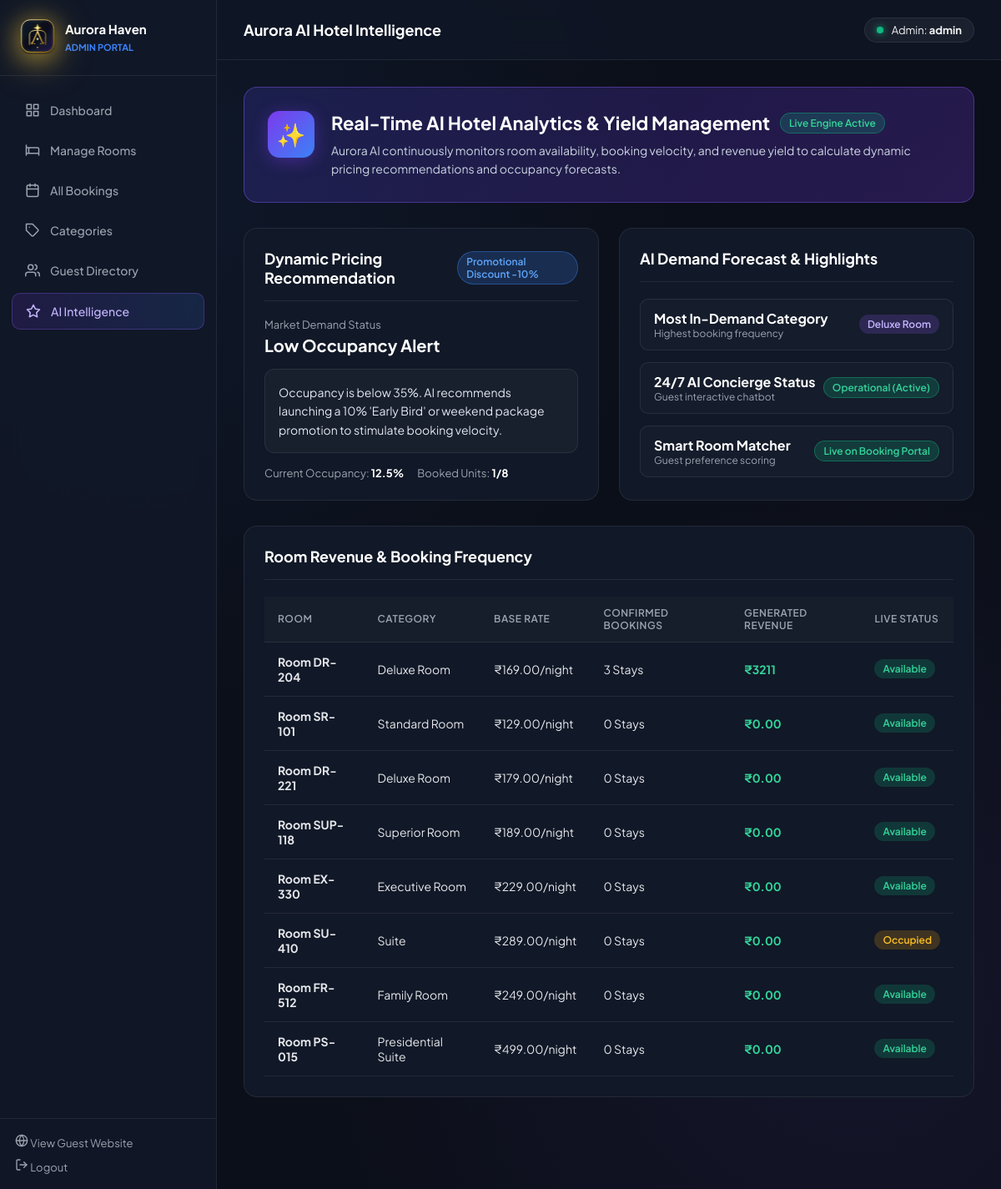
Screenshot of /portal/ai/ (signed in) with the database file from the repository.
### hotel/models.py (models this page shows, shortened)
class Category(models.Model):
    name = models.CharField(max_length=100, unique=True)

class Room(models.Model):
    room_number = models.CharField(max_length=20, unique=True)
    category = models.ForeignKey(Category, on_delete=models.CASCADE, related_name="rooms")
    price = models.DecimalField(max_digits=10, decimal_places=2)
    description = models.TextField()
    image = models.TextField(help_text="Use a URL or a data URI for demo room images.")
    availability = models.BooleanField(default=True)

### hotel/admin_views.py (the view)
# urls.py: path("portal/ai/", admin_views.admin_ai_view, name="admin_ai_view"),
@login_required(login_url="login")
@user_passes_test(staff_check, login_url="login")
def admin_ai_view(request):
    ai_insights = get_admin_ai_insights()
    room_performance = Room.objects.annotate(
        booking_count=Count("bookings"),
        revenue=Sum("bookings__total_price"),
    ).order_by("-booking_count")[:10]
    return render(
        request,
        "hotel/admin/ai_insights.html",
        {"ai_insights": ai_insights, "room_performance": room_performance},
    )

### hotel/admin_views.py (called while the page is built)
def staff_check(user):
    return user.is_authenticated and (user.is_staff or user.is_superuser)

### hotel/templates/hotel/admin/ai_insights.html (shortened to what this page needs)
{% extends 'hotel/admin/base_admin.html' %}
{% block page_title %}Aurora AI Hotel Intelligence{% endblock %}
{% block admin_content %}
<div style="background: linear-gradient(135deg, rgba(79, 70, 229, 0.2), rgba(124, 58, 237, 0.25)); border: 1px solid rgba(139, 92, 246, 0.4); border-radius: 16px; padding: 28px; margin-bottom: 30px;">
    <div style="display: flex; gap: 20px; align-items: flex-start; flex-wrap: wrap;">
        <div style="width: 56px; height: 56px; border-radius: 14px; background: linear-gradient(135deg, #7c3aed, #3b82f6); display: flex; align-items: center; justify-content: center; font-size: 28px; box-shadow: 0 4px 20px rgba(124, 58, 237, 0.4);">
            ✨
        </div>
        <div style="flex: 1; min-width: 280px;">
            <div style="display: flex; align-items: center; gap: 12px; margin-bottom: 8px;">
                <h2 style="margin: 0; font-size: 22px; color: #fff;">Real-Time AI Hotel Analytics & Yield Management</h2>
                <span class="status-badge" style="background: rgba(16, 185, 129, 0.2); color: #34d399; border: 1px solid rgba(16, 185, 129, 0.4);">Live Engine Active</span>
            </div>
            <p style="margin: 0; color: #cbd5e1; font-size: 14px; line-height: 1.6;">
                Aurora AI continuously monitors room availability, booking velocity, and revenue yield to calculate dynamic pricing recommendations and occupancy forecasts.
            </p>
        </div>
    </div>
</div>
<div style="display: grid; grid-template-columns: 1fr 1fr; gap: 24px; margin-bottom: 30px;">
    <div class="admin-panel" style="margin-bottom: 0;">
        <div class="panel-header">
            <h3>Dynamic Pricing Recommendation</h3>
            <span class="status-badge" style="background: rgba(59, 130, 246, 0.2); color: #60a5fa; border: 1px solid rgba(59, 130, 246, 0.4);">
                {{ ai_insights.pricing_action }}
            </span>
        </div>
        <div style="margin-bottom: 16px;">
            <div style="font-size: 13px; color: var(--admin-muted); margin-bottom: 4px;">Market Demand Status</div>
            <div style="font-size: 20px; font-weight: 700; color: #fff;">{{ ai_insights.pricing_status }}</div>
        </div>
        <div style="background: rgba(255, 255, 255, 0.03); border: 1px solid var(--admin-border); border-radius: 12px; padding: 16px; margin-bottom: 16px;">
            <p style="margin: 0; font-size: 14px; color: #e2e8f0; line-height: 1.6;">
                {{ ai_insights.pricing_advice }}
            </p>
        </div>
        <div style="display: flex; gap: 16px; font-size: 13px; color: var(--admin-muted);">
            <div>Current Occupancy: <strong style="color: #fff;">{{ ai_insights.occupancy_rate }}%</strong></div>
            <div>Booked Units: <strong style="color: #fff;">{{ ai_insights.booked_rooms }}/{{ ai_insights.available_rooms|add:ai_insights.booked_rooms }}</strong></div>
        </div>
    </div>
    <div class="admin-panel" style="margin-bottom: 0;">
        <div class="panel-header">
            <h3>AI Demand Forecast & Highlights</h3>
        </div>
        <div style="display: flex; flex-direction: column; gap: 14px;">
            <div style="display: flex; align-items: center; justify-content: space-between; padding: 12px 16px; background: rgba(255,255,255,0.02); border-radius: 10px; border: 1px solid var(--admin-border);">
                <div>
                    <strong style="color: #fff;">Most In-Demand Category</strong>
                    <div style="font-size: 12px; color: var(--admin-muted);">Highest booking frequency</div>
                </div>
                <span class="status-badge" style="background: rgba(139, 92, 246, 0.2); color: #c4b5fd;">{{ ai_insights.popular_category }}</span>
            </div>
            <div style="display: flex; align-items: center; justify-content: space-between; padding: 12px 16px; background: rgba(255,255,255,0.02); border-radius: 10px; border: 1px solid var(--admin-border);">
                <div>
                    <strong style="color: #fff;">24/7 AI Concierge Status</strong>
                    <div style="font-size: 12px; color: var(--admin-muted);">Guest interactive chatbot</div>
                </div>
                <span class="status-badge badge-checked-in">Operational (Active)</span>
            </div>
            <div style="display: flex; align-items: center; justify-content: space-between; padding: 12px 16px; background: rgba(255,255,255,0.02); border-radius: 10px; border: 1px solid var(--admin-border);">
                <div>
                    <strong style="color: #fff;">Smart Room Matcher</strong>
                    <div style="font-size: 12px; color: var(--admin-muted);">Guest preference scoring</div>
                </div>
                <span class="status-badge badge-checked-in">Live on Booking Portal</span>
            </div>
        </div>
    </div>
</div>
<div class="admin-panel">
    <div class="panel-header">
        <h3>Room Revenue & Booking Frequency</h3>
    </div>
    <table class="admin-table">
        <thead>
            <tr>
                <th>Room</th>
                <th>Category</th>
                <th>Base Rate</th>
                <th>Confirmed Bookings</th>
                <th>Generated Revenue</th>
                <th>Live Status</th>
            </tr>
        </thead>
        <tbody>
            {% for r in room_performance %}
            <tr>
                <td><strong>Room {{ r.room_number }}</strong></td>
                <td>{{ r.category.name }}</td>
                <td>₹{{ r.price }}/night</td>
                <td>{{ r.booking_count|default:"0" }} Stays</td>
                <td><strong style="color: #34d399;">₹{{ r.revenue|default:"0.00" }}</strong></td>
                <td>
                    {% if r.availability %}
                        <span class="status-badge badge-available">Available</span>
                    {% else %}
                        <span class="status-badge badge-occupied">Occupied</span>
                    {% endif %}
                </td>
            </tr>
            {% empty %}
            <tr>
                <td colspan="6" style="text-align: center; color: var(--admin-muted); padding: 30px;">
                    No room data recorded yet.
                </td>
            </tr>
            {% endfor %}
        </tbody>
    </table>
</div>
{% endblock %}

### hotel/templates/hotel/admin/base_admin.html (shortened to what this page needs)
{% load static %}
<!DOCTYPE html>
<html lang="en">
<head>
    <link rel="stylesheet" href="{% static 'css/style.css' %}?v=20261003-1">
</head>
<body class="admin-body">
    <aside class="admin-sidebar">
        <a href="{% url 'admin_dashboard' %}" class="admin-brand">
            <div class="brand-logo-wrap admin-logo-wrap">
                <img src="{% static 'images/aurora_haven_logo.svg' %}" alt="Aurora Haven Admin Logo" class="brand-logo-img">
            </div>
            <div>
                <strong style="display:block; font-size:15px; color:#fff;">Aurora Haven</strong>
                <small style="font-size:11px; color:#3b82f6; font-weight:700; text-transform:uppercase;">Admin Portal</small>
            </div>
        </a>
        <nav class="admin-nav">
            <a href="{% url 'admin_dashboard' %}" class="{% if request.resolver_match.url_name == 'admin_dashboard' %}active{% endif %}">
                <span>Dashboard</span>
            </a>
            <a href="{% url 'admin_rooms' %}" class="{% if 'rooms' in request.resolver_match.url_name %}active{% endif %}">
                <svg width="18" height="18" viewBox="0 0 24 24" fill="none" stroke="currentColor" stroke-width="2" stroke-linecap="round" stroke-linejoin="round"><path d="M2 4v16M2 8h18a2 2 0 0 1 2 2v10M2 17h20M6 8v9"></path></svg>
                <span>Manage Rooms</span>
            </a>
            <a href="{% url 'admin_bookings' %}" class="{% if 'bookings' in request.resolver_match.url_name %}active{% endif %}">
                <span>All Bookings</span>
            </a>
            <a href="{% url 'admin_categories' %}" class="{% if 'categories' in request.resolver_match.url_name %}active{% endif %}">
                <svg width="18" height="18" viewBox="0 0 24 24" fill="none" stroke="currentColor" stroke-width="2" stroke-linecap="round" stroke-linejoin="round"><path d="M20.59 13.41l-7.17 7.17a2 2 0 0 1-2.83 0L2 12V2h10l8.59 8.59a2 2 0 0 1 0 2.82z"></path><line x1="7" y1="7" x2="7.01" y2="7"></line></svg>
                <span>Categories</span>
            </a>
            <a href="{% url 'admin_guests' %}" class="{% if 'guests' in request.resolver_match.url_name %}active{% endif %}">
                <span>Guest Directory</span>
            </a>
            <a href="{% url 'admin_ai_view' %}" class="ai-tab {% if request.resolver_match.url_name == 'admin_ai_view' %}active{% endif %}">
                <svg width="18" height="18" viewBox="0 0 24 24" fill="none" stroke="currentColor" stroke-width="2" stroke-linecap="round" stroke-linejoin="round"><polygon points="12 2 15.09 8.26 22 9.27 17 14.14 18.18 21.02 12 17.77 5.82 21.02 7 14.14 2 9.27 8.91 8.26 12 2"></polygon></svg>
                <span>AI Intelligence</span>
            </a>
        </nav>
        <div class="sidebar-footer">
            <a href="{% url 'home' %}" target="_blank">
                <span>View Guest Website</span>
            </a>
            <a href="{% url 'logout' %}">
                <svg width="16" height="16" viewBox="0 0 24 24" fill="none" stroke="currentColor" stroke-width="2" stroke-linecap="round" stroke-linejoin="round"><path d="M9 21H5a2 2 0 0 1-2-2V5a2 2 0 0 1 2-2h4"></path><polyline points="16 17 21 12 16 7"></polyline><line x1="21" y1="12" x2="9" y2="12"></line></svg>
                <span>Logout</span>
            </a>
        </div>
    </aside>
    <main class="admin-main">
        <header class="admin-topbar">
            <div class="admin-topbar-title">{% block page_title %}Dashboard{% endblock %}</div>
            <div style="display:flex; align-items:center; gap:16px;">
                <div class="admin-user-pill">
                    <span class="status-dot"></span>
                    <span>Admin: <strong>{{ request.user.username }}</strong></span>
                </div>
            </div>
        </header>
        <div class="admin-content">
            {% block admin_content %}{% endblock %}
        </div>
    </main>
</body>
</html>

### static/css/style.css (style rules this page uses)
:root { --bg: #f5f7fb; --surface: #ffffff; --surface-soft: #f8fbff; --surface-muted: #eef4fb; --text: #1f2937; --muted: #64748b; --border: #dbe5f0; --primary: #0b5ed7; --primary-dark: #084298; --accent: #ff6b35; --accent-soft: #fff1eb; --success: #16a34a; --success-soft: #dcfce7; --danger: #dc2626; --danger-soft: #fee2e2; --warning: #92400e; --warning-soft: #fef3c7; --shadow: 0 16px 40px rgba(15, 23, 42, 0.08); --shadow-soft: 0 10px 24px rgba(15, 23, 42, 0.06); --radius-lg: 28px; --radius-md: 20px; --radius-sm: 14px; --container: min(1180px, calc(100vw - 32px)); }
* { box-sizing: border-box; }
html { scroll-behavior: smooth; }
body { margin: 0; min-height: 100vh; font-family: 'Plus Jakarta Sans', 'Poppins', -apple-system, sans-serif; color: #f1f5f9; background-color: #070a12; background-image: radial-gradient(circle at 10% 10%, rgba(59, 130, 246, 0.08) 0%, transparent 40%), radial-gradient(circle at 90% 20%, rgba(212, 175, 55, 0.06) 0%, transparent 35%), radial-gradient(circle at 50% 80%, rgba(124, 58, 237, 0.06) 0%, transparent 45%); background-attachment: fixed; }
a { color: inherit; text-decoration: none; }
img { display: block; max-width: 100%; }
.brand-logo-wrap { width: 46px; height: 46px; display: inline-flex; align-items: center; justify-content: center; border-radius: 14px; position: relative; transition: transform 0.25s ease, filter 0.25s ease; flex-shrink: 0; }
.brand-logo-img { width: 100%; height: 100%; display: block; object-fit: contain; filter: drop-shadow(0 4px 12px rgba(212, 175, 55, 0.4)); }
.admin-logo-wrap { width: 42px; height: 42px; }
main { padding-bottom: 48px; }

### rows the page displays
Category: popular_category "Deluxe Room"
Room: room_number "DR-204", category.name "Deluxe Room", price "169.00", booking_count "3", revenue "3211", availability "Available"
Room: room_number "SR-101", category.name "Standard Room", price "129.00", booking_count "0", revenue "0.00", availability "Available"
Room: room_number "DR-221", category.name "Deluxe Room", price "179.00", booking_count "0", revenue "0.00", availability "Available"
Room: room_number "SUP-118", category.name "Superior Room", price "189.00", booking_count "0", revenue "0.00", availability "Available"
Room: room_number "EX-330", category.name "Executive Room", price "229.00", booking_count "0", revenue "0.00", availability "Available"
Room: room_number "SU-410", category.name "Suite", price "289.00", booking_count "0", revenue "0.00", availability "Occupied"
Room: room_number "FR-512", category.name "Family Room", price "249.00", booking_count "0", revenue "0.00", availability "Available"
Room: room_number "PS-015", category.name "Presidential Suite", price "499.00", booking_count "0", revenue "0.00", availability "Available"

### other values shown
{{ request.user.username }} "admin"
{{ ai_insights.pricing_action }} "Promotional Discount -10%"
{{ ai_insights.pricing_status }} "Low Occupancy Alert"
{{ ai_insights.pricing_advice }} "Occupancy is below 35%. AI recommends launching a 10% 'Early Bird' or weekend package promotion to stimulate booking velocity."
{{ ai_insights.occupancy_rate }} "12.5"
{{ ai_insights.booked_rooms }} "1"
{{ ai_insights.available_rooms|add:ai_insights.booked_rooms }} "8"
